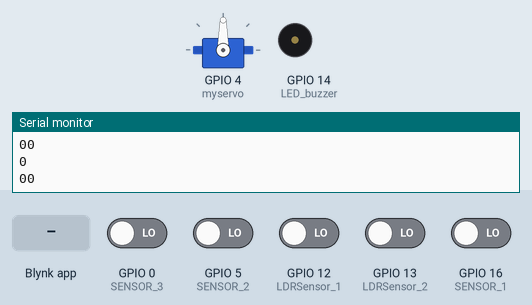
Recording of a sketch running on a simulated ESP8266 (NodeMCU). Shown: servo, buzzer (waves = sounding, pin HIGH), the last lines printed to the serial monitor. The test bench sets the inputs (shaded band); at power-on: GPIO 0 (SENSOR_3), GPIO 5 (SENSOR_2), GPIO 12 (LDRSensor_1), GPIO 13 (LDRSensor_2), GPIO 16 (SENSOR_1) LOW. WiFi joins after 1.5 s; servers stay silent unless stated.

Above: at 3.0 s.
3.1 s: GPIO 5 (SENSOR_2) driven HIGH
At 4.3 s:
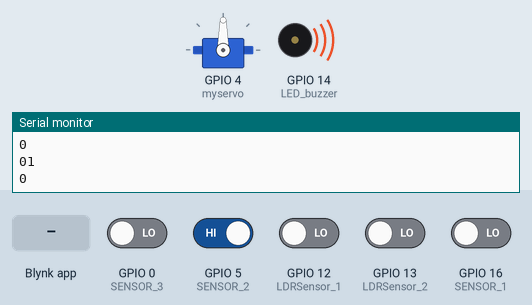
4.6 s: Blynk app writes 1 to V1
At 5.8 s:
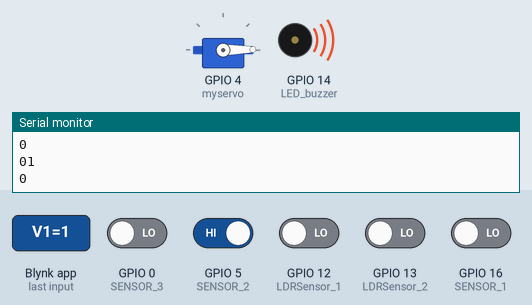
6.1 s: Blynk app writes 200 to V1
At 7.3 s:
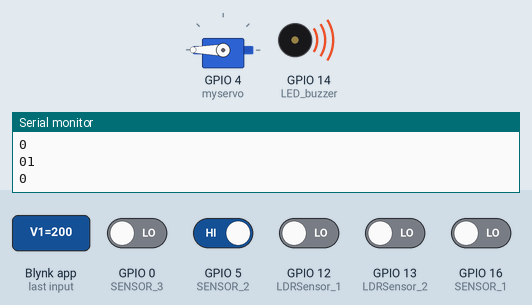
7.6 s: GPIO 5 (SENSOR_2) driven LOW
At 8.8 s:
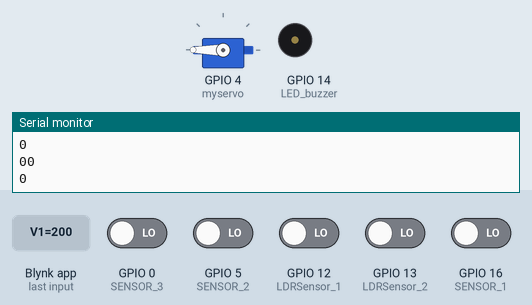
9.1 s: Blynk app writes 0 to V1
At 10.2 s:
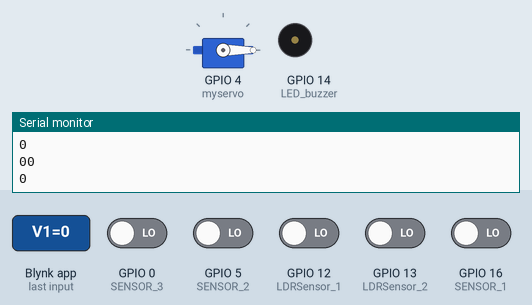
10.6 s: GPIO 16 (SENSOR_1) driven HIGH
At 11.4 s:
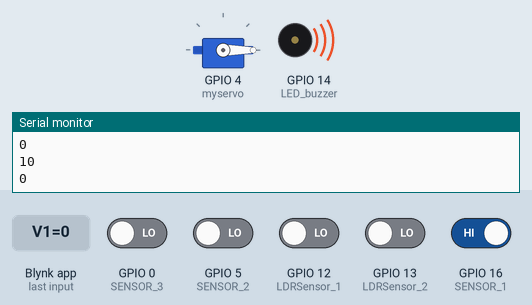
Timing chart, 0 to 13.1 s (numbered marks = the images above; inputs shaded):
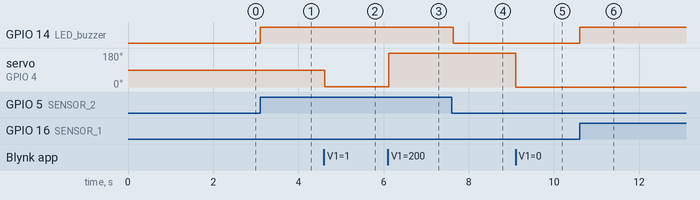

Measured:
- after the input at 3.1 s, GPIO 14 (LED_buzzer): LOW → HIGH at once
- after the input at 4.6 s, servo on GPIO 4 (myservo): 90° → 1° at once
- after the input at 6.1 s, servo on GPIO 4 (myservo): 1° → 180° at once
- after the input at 7.6 s, GPIO 14 (LED_buzzer): HIGH → LOW at once
- after the input at 9.1 s, servo on GPIO 4 (myservo): 180° → 0° at once
- after the input at 10.6 s, GPIO 14 (LED_buzzer): LOW → HIGH at once

The sketch:

pir_garage.ino
```cpp
#define BLYNK_TEMPLATE_ID "TMPL3tCU8vmhH"
#define BLYNK_TEMPLATE_NAME "motion sensor"
#define BLYNK_AUTH_TOKEN "SzxYc2Uk3oIw-V24cdyZleCbi_qzufIE"
#define BLYNK_PRINT Serial

#include <ESP8266WiFi.h>
#include <BlynkSimpleEsp8266.h>
#include <Servo.h>
#include <WiFiClient.h>

char auth[] = BLYNK_AUTH_TOKEN;
char ssid[] = "Anurag's Wifi";    //ssid or hotspot name
char pass[] = "012345687";       // password


int LED_buzzer = 14;      //pin D5
const int SENSOR_1 = 16;  //pin D0
const int SENSOR_2 = 5;   //pin D1
const int SENSOR_3 = 0;   //pin D3
const int LDRSensor_1 = 12;
const int LDRSensor_2 = 13;

Servo myservo;     //define servo name

BlynkTimer timer;

BLYNK_WRITE(V1)
{
  int pos = param.asInt(); // Get value as integer
  myservo.write(pos);
}


void setup() {

  pinMode(SENSOR_1, INPUT);
  pinMode(LED_buzzer, OUTPUT);
  pinMode (LDRSensor_1, INPUT);
  pinMode (LDRSensor_2, INPUT);
  Serial.begin(9600);
  Blynk.begin(auth, ssid, pass);

  myservo.attach(4);    //pin D2

  analogWrite(LED_buzzer, 0);

}


void loop() {
  Blynk.run();
  timer.run();
   int sensorvalue1 = digitalRead(SENSOR_1);
   int sensorvalue2 = digitalRead(SENSOR_2);
   int sensorvalue3 = digitalRead(SENSOR_3);

  // view sensors value in serial monitor
  Serial.print(sensorvalue1);
  Serial.println(sensorvalue2);
  Serial.println(sensorvalue3);

  //  LASER protection sensors
  int Sensordata_1 = digitalRead(LDRSensor_1);
  int Sensordata_2 = digitalRead(LDRSensor_2);

  if (sensorvalue1== 1 )
  {
    Blynk.virtualWrite(V2, sensorvalue1);
   analogWrite(LED_buzzer, 255);
    delay(100);
    }

  else if (sensorvalue2== 1 )
  {
    Blynk.virtualWrite(V3, sensorvalue2);
   analogWrite(LED_buzzer, 255);
    delay(100);
    }

   /*else if (sensorvalue3== 1 )
  {
    Blynk.virtualWrite(V4, sensorvalue3);
   analogWrite(LED_buzzer, 255);
    delay(100);
    }*/
  else {
    analogWrite(LED_buzzer, 0);
   }

/*if(Sensordata_1==1 )
{
  analogWrite(LED_buzzer, 255);
  Serial.print("Sensor value:");
  Serial.println(Sensordata_1);
  delay(100);
}
else if(Sensordata_2==1 )
{
  analogWrite(LED_buzzer, 255);
  Serial.print("Sensor value:");
  Serial.println(Sensordata_1);
  delay(100);
}
else{
  analogWrite(LED_buzzer, 0);
}*/


}
```
